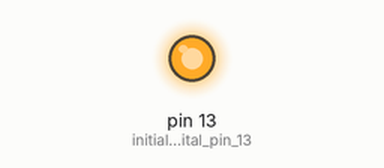
A sketch run on a simulated Arduino Uno, built with avr-gcc and run on an emulated ATmega328P. On the bench: output pins drawn as LEDs (lit = HIGH).

Above: at 0.2 s.
At 5.5 s:
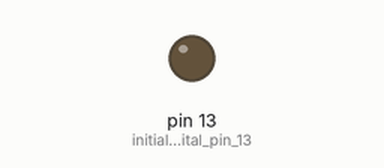
Timing chart, 0 to 8.1 s (numbered marks = the images above):
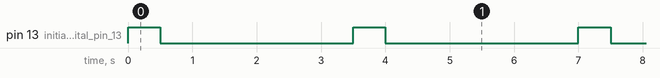

The sketch:

01_blink.ino
```cpp
/*
 * Blink
 */

void setup() {
  pinMode(13, OUTPUT); // initialize digital pin 13 as an output.
}

void loop() {
  digitalWrite(13, HIGH);  // turn the LED on (HIGH is the voltage level)
  delay(500);              // wait for this many ms
  digitalWrite(13, LOW);   // turn the LED off by making the voltage LOW
  delay(3000);             // wait for this many ms
}
```

Measured:
- by itself, pin 13 (initialize_digital_pin_13): alternates HIGH for 0.50 s and LOW for 3.0 s
